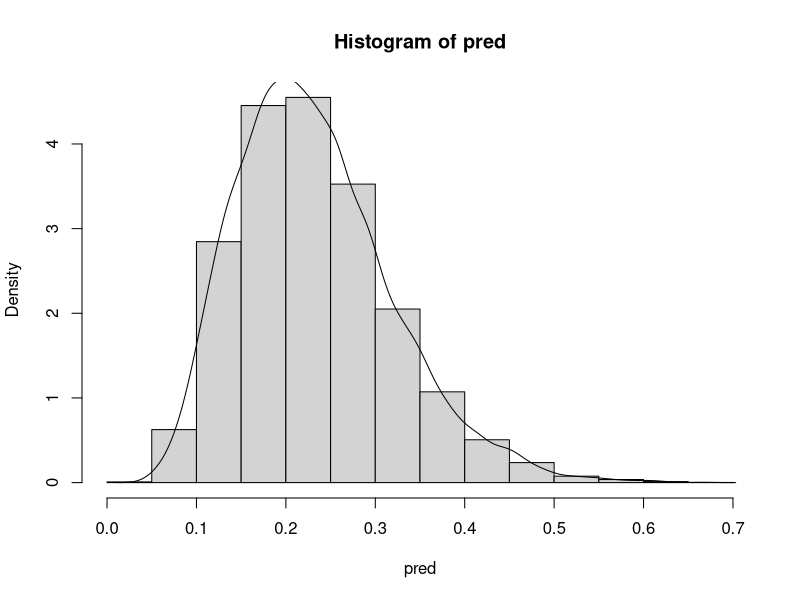

Here is the R script that generated this plot:
# R version
RNGversion('3.5.1')


#libraries
library("mvtnorm")

# 2. Posterior approximation for classification with logistic regression

# 2.a

# The following code was written using Mattias Villani's implementation as a template:
# https://github.com/mattiasvillani/BayesLearnCourse/raw/master/Code/MainOptimizeSpam.zip

# read data
women = read.table('WomenWork.dat', header = T)

y = as.vector(women[,1])
x = as.matrix(women[,2:9])
tau = 10
nfeatures = dim(x)[2]


# prior
mu = as.vector(rep(0,nfeatures))
sigma = diag(tau^2, nfeatures, nfeatures)

LogPrior = function(Beta, mu, sigma){
  return(dmvnorm(Beta, as.matrix(mu), sigma, log = T))
}

# log likelihood
LogLikelihood = function(Beta, y, x){
  sum(y * x%*%Beta - log(1 + exp(x%*%Beta)))
}

# log posterior
LogPosterior = function(Beta, y, x, mu, sigma){
  LogPrior(Beta, mu, sigma) + LogLikelihood(Beta, y, x) 
  # we can sum them instead of multiplying, because of the log
}

# initialize Beta vector randomly
# Seed
set.seed(1234567890)
Beta_init = as.vector(rnorm(dim(x)[2]))

# optimizing the log posterior by changing the Betas (maximize)
res = optim(Beta_init, LogPosterior, gr = NULL, y, x, mu, sigma, 
                    method="BFGS", control=list(fnscale=-1), hessian=T)


Beta_hat = res$par # posterior mode
Hessian = res$hessian
post_sigma = solve(-Hessian) # posterior cov matrix
stdev = sqrt(diag(post_sigma))

# approximate 95% credible interval for NSmallChild
lower = Beta_hat[7] - 1.96 * stdev[7] #-2.121445
upper = Beta_hat[7] + 1.96 * stdev[7] #-0.5968567

# ANSWER:
# Yes, NSmallChild is an important determinant of whether a woman is working or not,
# because it has the highest absolute valued posterior coefficient (Beta_hat) of all features.
# Its coefficient is -1.36, which means that the more small children a woman has, the less likely
# it is that she's working, because the sign is negative.

# check results
glmModel <- glm(Work~0 + ., data = women, family = binomial)
glmModel$coefficients #roughly the same as Beta_hat

# 2.b

# The mode of a normal distribution is equal to the mean.

log_reg = function(Beta, x){
  return(exp(x%*%Beta) / (1 + exp(x%*%Beta)))
}


Constant = 1
HusbandInc = 10
EducYears = 8
ExpYears = 10
ExpYears2 = (ExpYears/10)^2
Age = 40
NSmallChild = 1
NBigChild = 1

x_pred = c(Constant, HusbandInc, EducYears, ExpYears, ExpYears2, Age, NSmallChild, NBigChild)

# simulate posterior draws from Beta
n = 10000
post_sim = rmvnorm(n, mean = Beta_hat, sigma = post_sigma) # should i add population variance to post_sigma?

# calculate target y
pred = apply(post_sim, 1, log_reg, x_pred)
hist(pred, freq = F)
lines(density(pred))


# 2.c





